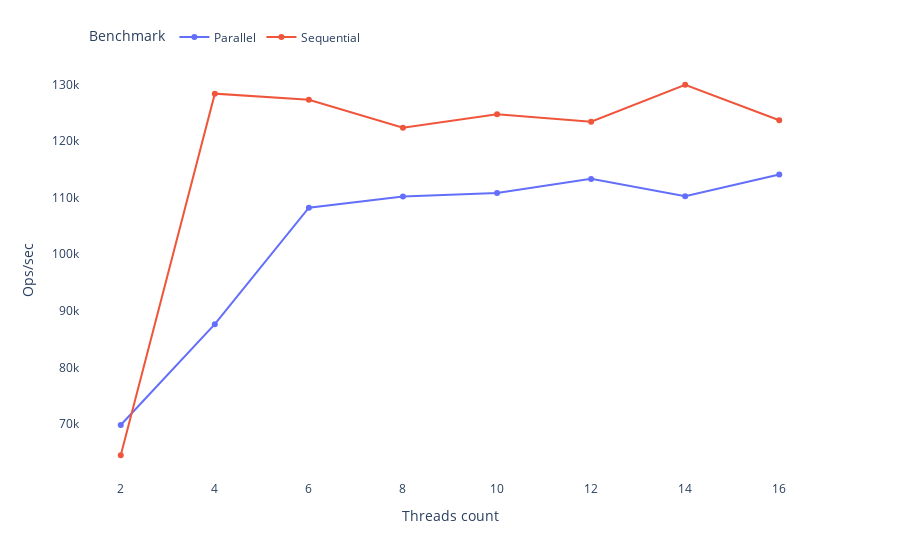

Here is the notebook cell this chart was saved with:
### Markdown cell above
## 1000 items

### Code cell
items = 1000
chart = create_chart(scores.loc[scores['size']==items])
write_chart(chart,profile,f'{benchmark}-{items}')
chart

### Figure 1 — Plotly figure (JSON) as saved in the notebook; plotly's stock layout.template omitted (floating-point values rounded to 4 significant figures)
{"data": [{"hovertemplate": "Benchmark=Parallel<br>Threads count=%{x}<br>Ops/sec=%{y}<extra></extra>", "legendgroup": "Parallel", "line": {"color": "#636efa", "dash": "solid"}, "marker": {"symbol": "circle"}, "mode": "lines+markers", "name": "Parallel", "orientation": "v", "showlegend": true, "type": "scatter", "x": [2, 4, 6, 8, 10, 12, 14, 16], "xaxis": "x", "y": [69830.0, 87650.0, 108200.0, 110200.0, 110800.0, 113300.0, 110200.0, 114100.0], "yaxis": "y"}, {"hovertemplate": "Benchmark=Sequential<br>Threads count=%{x}<br>Ops/sec=%{y}<extra></extra>", "legendgroup": "Sequential", "line": {"color": "#EF553B", "dash": "solid"}, "marker": {"symbol": "circle"}, "mode": "lines+markers", "name": "Sequential", "orientation": "v", "showlegend": true, "type": "scatter", "x": [2, 4, 6, 8, 10, 12, 14, 16], "xaxis": "x", "y": [64500.0, 128400.0, 127300.0, 122300.0, 124700.0, 123400.0, 129900.0, 123700.0], "yaxis": "y"}], "layout": {"autosize": true, "legend": {"orientation": "h", "title": {"text": "Benchmark"}, "tracegroupgap": 0, "x": 0.01, "xanchor": "left", "y": 1.02, "yanchor": "bottom"}, "margin": {"t": 60}, "plot_bgcolor": "rgba(0, 0, 0, 0)", "xaxis": {"anchor": "y", "autorange": true, "domain": [0, 1], "dtick": 2, "range": [1.156, 16.84], "tick0": 2, "title": {"text": "Threads count"}, "type": "linear"}, "yaxis": {"anchor": "x", "autorange": true, "domain": [0, 1], "range": [59430.0, 135000.0], "title": {"text": "Ops/sec"}, "type": "linear"}}}
